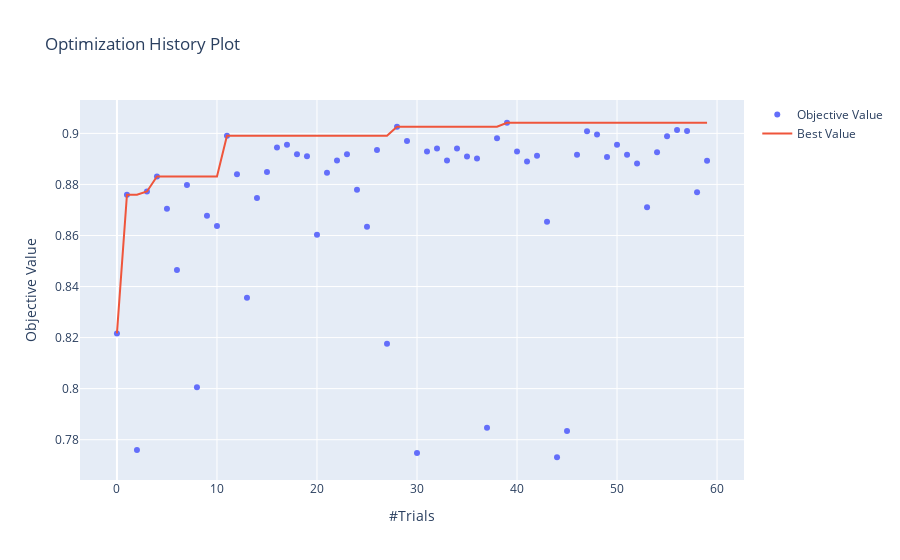

The notebook cell this image was saved under:
### Code cell
from optuna.visualization import plot_optimization_history
plot_optimization_history(study)
